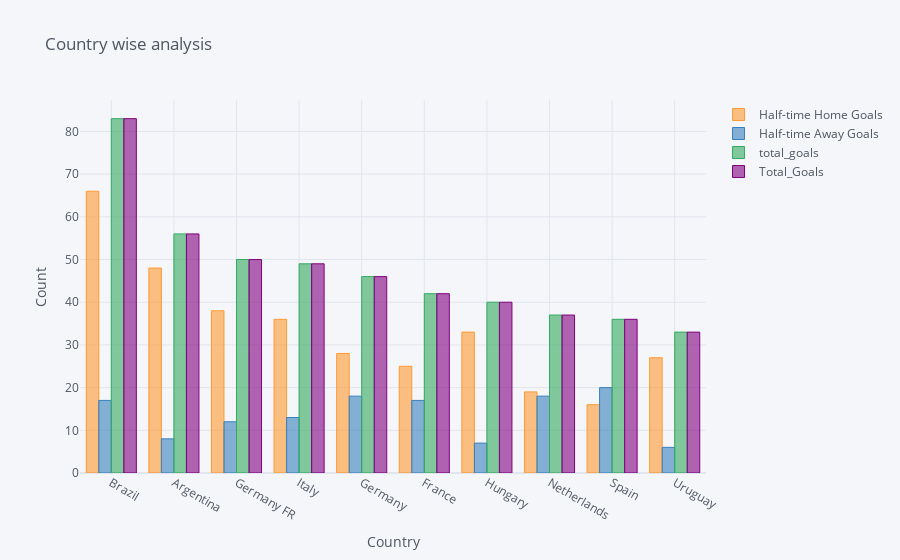

Notebook cell for this chart:
### Code cell
total.iplot(kind='bar',yTitle='Count',title='Country wise analysis',xTitle='Country')

### Figure 1 — Plotly figure (JSON) as saved in the notebook; plotly's stock layout.template omitted (floating-point values rounded to 4 significant figures)
{"data": [{"marker": {"color": "rgba(255, 153, 51, 0.6)", "line": {"color": "rgba(255, 153, 51, 1.0)", "width": 1}}, "name": "Half-time Home Goals", "orientation": "v", "text": "", "type": "bar", "x": ["Brazil", "Argentina", "Germany FR", "Italy", "Germany", "France", "Hungary", "Netherlands", "Spain", "Uruguay"], "y": [66, 48, 38, 36, 28, 25, 33, 19, 16, 27]}, {"marker": {"color": "rgba(55, 128, 191, 0.6)", "line": {"color": "rgba(55, 128, 191, 1.0)", "width": 1}}, "name": "Half-time Away Goals", "orientation": "v", "text": "", "type": "bar", "x": ["Brazil", "Argentina", "Germany FR", "Italy", "Germany", "France", "Hungary", "Netherlands", "Spain", "Uruguay"], "y": [17, 8, 12, 13, 18, 17, 7, 18, 20, 6]}, {"marker": {"color": "rgba(50, 171, 96, 0.6)", "line": {"color": "rgba(50, 171, 96, 1.0)", "width": 1}}, "name": "total_goals", "orientation": "v", "text": "", "type": "bar", "x": ["Brazil", "Argentina", "Germany FR", "Italy", "Germany", "France", "Hungary", "Netherlands", "Spain", "Uruguay"], "y": [83, 56, 50, 49, 46, 42, 40, 37, 36, 33]}, {"marker": {"color": "rgba(128, 0, 128, 0.6)", "line": {"color": "rgba(128, 0, 128, 1.0)", "width": 1}}, "name": "Total_Goals", "orientation": "v", "text": "", "type": "bar", "x": ["Brazil", "Argentina", "Germany FR", "Italy", "Germany", "France", "Hungary", "Netherlands", "Spain", "Uruguay"], "y": [83, 56, 50, 49, 46, 42, 40, 37, 36, 33]}], "layout": {"autosize": true, "legend": {"bgcolor": "#F5F6F9", "font": {"color": "#4D5663"}}, "paper_bgcolor": "#F5F6F9", "plot_bgcolor": "#F5F6F9", "title": {"font": {"color": "#4D5663"}, "text": "Country wise analysis"}, "xaxis": {"autorange": true, "gridcolor": "#E1E5ED", "range": [-0.5, 9.5], "showgrid": true, "tickfont": {"color": "#4D5663"}, "title": {"font": {"color": "#4D5663"}, "text": "Country"}, "type": "category", "zerolinecolor": "#E1E5ED"}, "yaxis": {"autorange": true, "gridcolor": "#E1E5ED", "range": [0, 87.37], "showgrid": true, "tickfont": {"color": "#4D5663"}, "title": {"font": {"color": "#4D5663"}, "text": "Count"}, "type": "linear", "zerolinecolor": "#E1E5ED"}}}
